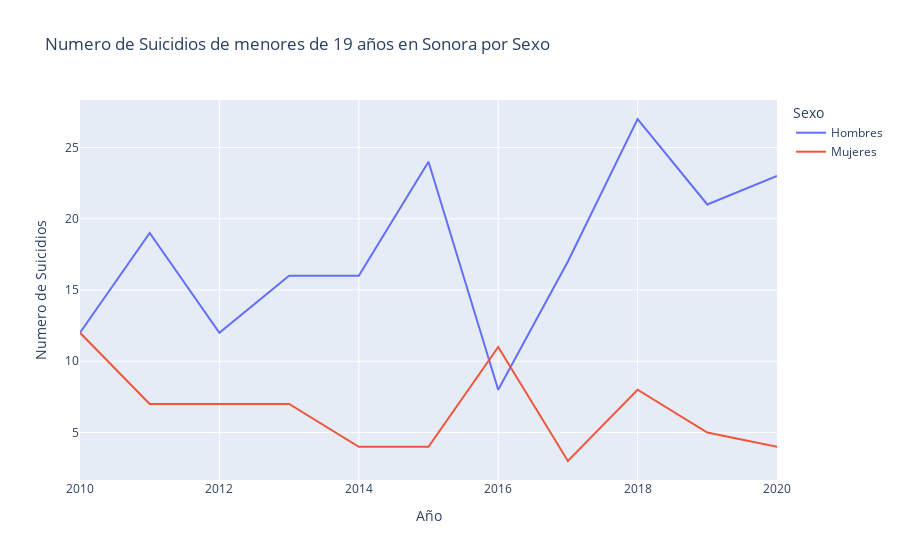

Write notebook code for a chart like this one.
### Code cell
# Suicidios por Sexo
dff = sonora_data_tidy[sonora_data_tidy['sexo'] != 'Total']
dff = dff.groupby(['fecha','sexo']).suicidios.sum().reset_index()
fig = px.line(dff, x="fecha", y="suicidios", color='sexo',
                title='Numero de Suicidios de menores de 19 años en Sonora por Sexo',
                labels={'suicidios' : 'Numero de Suicidios',
                        'fecha': 'Año',
                        'sexo': 'Sexo'})
fig.show()

### Figure 1 — Plotly figure (JSON) as saved in the notebook; plotly's stock layout.template omitted (floating-point values rounded to 4 significant figures)
{"data": [{"hovertemplate": "Sexo=Hombres<br>Año=%{x}<br>Numero de Suicidios=%{y}<extra></extra>", "legendgroup": "Hombres", "line": {"color": "#636efa", "dash": "solid"}, "marker": {"symbol": "circle"}, "mode": "lines", "name": "Hombres", "orientation": "v", "showlegend": true, "type": "scatter", "x": [2010, 2011, 2012, 2013, 2014, 2015, 2016, 2017, 2018, 2019, 2020], "xaxis": "x", "y": [12, 19, 12, 16, 16, 24, 8, 17, 27, 21, 23], "yaxis": "y"}, {"hovertemplate": "Sexo=Mujeres<br>Año=%{x}<br>Numero de Suicidios=%{y}<extra></extra>", "legendgroup": "Mujeres", "line": {"color": "#EF553B", "dash": "solid"}, "marker": {"symbol": "circle"}, "mode": "lines", "name": "Mujeres", "orientation": "v", "showlegend": true, "type": "scatter", "x": [2010, 2011, 2012, 2013, 2014, 2015, 2016, 2017, 2018, 2019, 2020], "xaxis": "x", "y": [12, 7, 7, 7, 4, 4, 11, 3, 8, 5, 4], "yaxis": "y"}], "layout": {"legend": {"title": {"text": "Sexo"}, "tracegroupgap": 0}, "title": {"text": "Numero de Suicidios de menores de 19 años en Sonora por Sexo"}, "xaxis": {"anchor": "y", "domain": [0, 1], "title": {"text": "Año"}}, "yaxis": {"anchor": "x", "domain": [0, 1], "title": {"text": "Numero de Suicidios"}}}}
